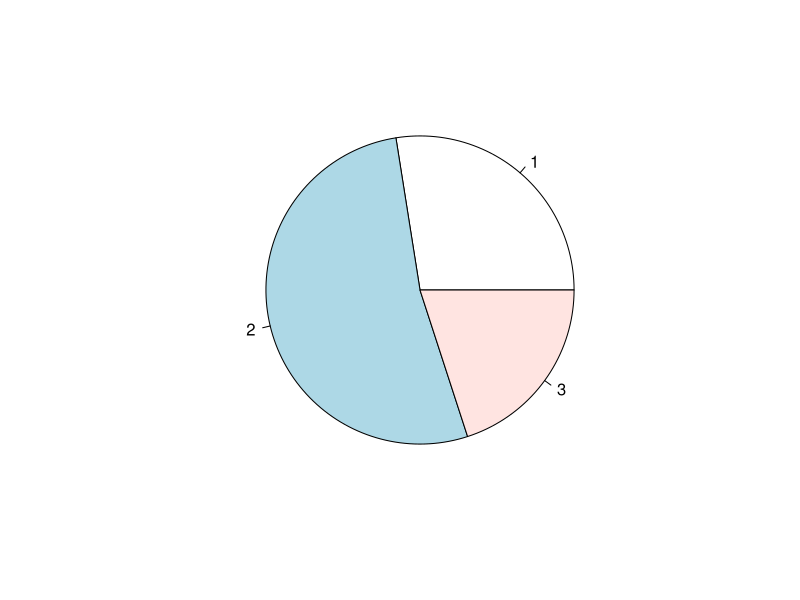
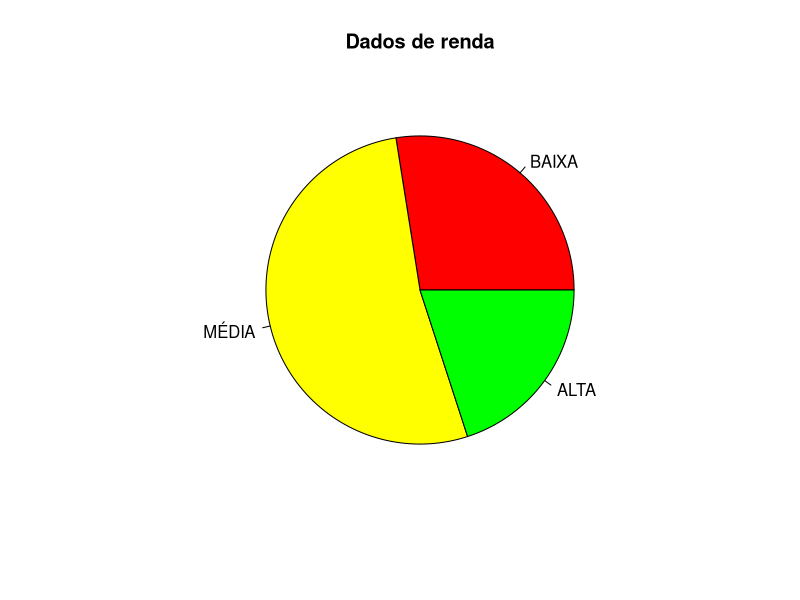
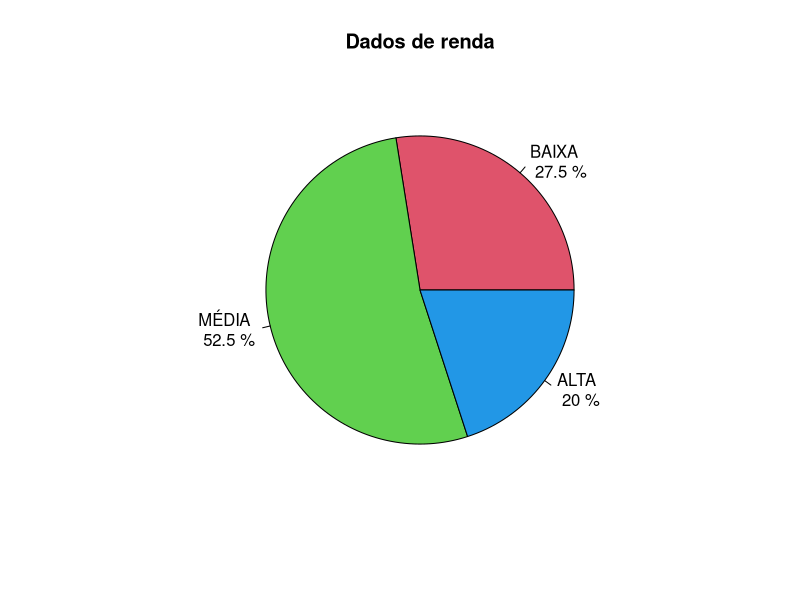
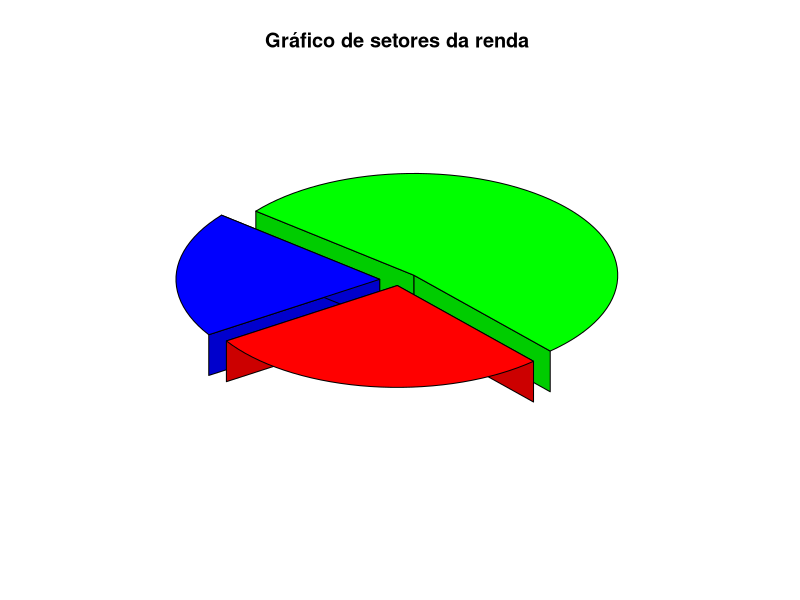

The R source for these figures, in order: (Note: this script raises an error after producing the figures.)
# Estatística
setwd("C:\\Users\\Lucas\\Documents\\GitHub\\R\\files")

dados = read.table("Tab.txt", h=TRUE)
var = dados[,6]; var

# Calcular o n
n = length(var); n

# Tabular os valores da variável
tvar = table(var); tvar # Frequência absoluta

# Frequência relativa
fr = tvar/n; fr

# Frequência Percentual
fp = fr*100; fp

# Criando gráfico de pizza
pie(tvar) # Versao padrão do R
pie(tvar, col=rainbow(6),
    labels=c("BAIXA", "MÉDIA", "ALTA"),
    main="Dados de renda")
## para colocar as porcentagens no grafico
varv <- paste(c("BAIXA", "MÉDIA", "ALTA"), "\n", (tvar/n)*100,"%", sep=" ")
pie(tvar, col=c(2,3,4), labels=varv, main="Dados de renda")

# Gráfico de pizza 3D
install.packages("plotrix")
library(plotrix)
?pie3D # pedindo ajuda
pie3D(tvar,labels = rendav, explode=0.1, theta=pi/4, start=10,
	main="Gráfico de setores da renda ")
# Gráfico de barras
barplot(tvar, col=rainbow(4), ylab="Frequências absolutas",
	names=c("BAIXA", "MÉDIA", "ALTA"))


# Com os dados carregados do exemplo 1
falta = dados[,7]; falta
n=length(falta); n
# Frequências
faltat = table(falta); faltat # Freq. absoluta
fr = faltat/n; fr # Freq. relativa
fp = fr*100; fp # Freq. percentual

# Gráficos
pie(faltat, col=rainbow(6), main="Faltas")
barplot(faltat, col="grey", ylab="Frequências absolutas",
	horiz=TRUE, xlab="Número de Faltas")
# gréfico de linhas
plot(faltat, type = "h")


# Com os dados do exemplo 1 carregado
# Número de classes
head(dados)
var = dados[,5]; var
n = length(var) # Número de observações
k = round(sqrt(n)); k # Número de classes
# Amplitude da classe
varmin = min(var); varmin
varmax = max(var); varmax
c = (varmax-varmin)/(k-1); c
# Limites das classes
LI1 = varmin - c/2; LI1
LSk = varmax + c/2; LSk
LimClass = seq(LI1, LSk, c); LimClass

# Histograma
hist(var) #versão padrão do R
# Histograma com frequências de acordo com as classes construídas
hist(var, breaks=LimClass, col=rainbow(8))
# Histograma com frequências de acordo com as classes construídas,
# no de classes e eixos ajustados
h = hist(var, breaks=LimClass, main="Histograma das alturas",
		xlab="Altura (metros)", ylim=c(0,15),
		ylab="Frequências absolutas",
		col="lightgreen",axes=FALSE)
# Ajustando eixo horizontal
axis(1,at=LimClass,pos=-0.5)
# Ajustando eixo vertical
axis(2,at=seq(0,30,by=1))
# Polígono de frequência
points(h$mids,h$counts,type="l",lwd=2)

# Ponto médio da classes
h$mids
# Frequências simples
fa = h$counts; fa # Frequência absoluta
fr = fa/n; fr # Frequência relativa
fp = fr*100; fp # Frequência Percentual
# Frequências acumuladas
Fa = c(0, cumsum(fa)); Fa # freq. acumulada absoluta
Fr = Fa/n; Fr # Freq. acumulada relativa
Fp = Fr*100; Fp # Freq. acumulada pecentual
# Média da altura (dados agrupados)
xbar = sum(fr*h$mids)
xbar

# Gráfico de ogiva (frequência absoluta acumulada)
Fa # objeto Fa criado anteriormente
plot(LimClass,Fa,
	ylab="Frequência absoluta", xlab="Altura (metros)",
	axes=F, panel.first = grid(), lwd=2, col="red", cex.lab=1.2)
	points(LimClass,Fa,type="b",
	pch=16, col="red", panel.first=grid())

axis(1,at=round(LimClass,3),pos=-0.05, cex.axis=1)
axis(2,at=seq(0,40,by=5), cex.axis=1.2, las=2)
# Gréfico de ogiva (frequência relativa acumulada)
Fr # objeto Fr criado anteriormente
plot(LimClass, Fr, type="b",
	ylab="Frequência relativa", xlab="Altura (metros)",
	axes=F, panel.first=grid(), lwd=2, col="red", cex.lab=1.2)
points(LimClass, Fr, type="b",
	pch=16, col="red", panel.first=grid())
axis(1,at=round(LimClass,3),pos=-0.05, cex.axis=1)
axis(2,at=seq(0,1,by=0.1), cex.axis=1.2, las=2)

# Medidas descritivas para os dados de altura
median(var) # Mediana
mean(var) # Média
A = max(var)- min(var); A # Amplitude
# Variância
Varh = sum((var-hbarra)^2)/(n-1); Varh
# ou simplesmente
?var
var(var)
# Desvio padrão
DPh = sqrt(Varh); DPh
# ou simplesmente
sd(var)
